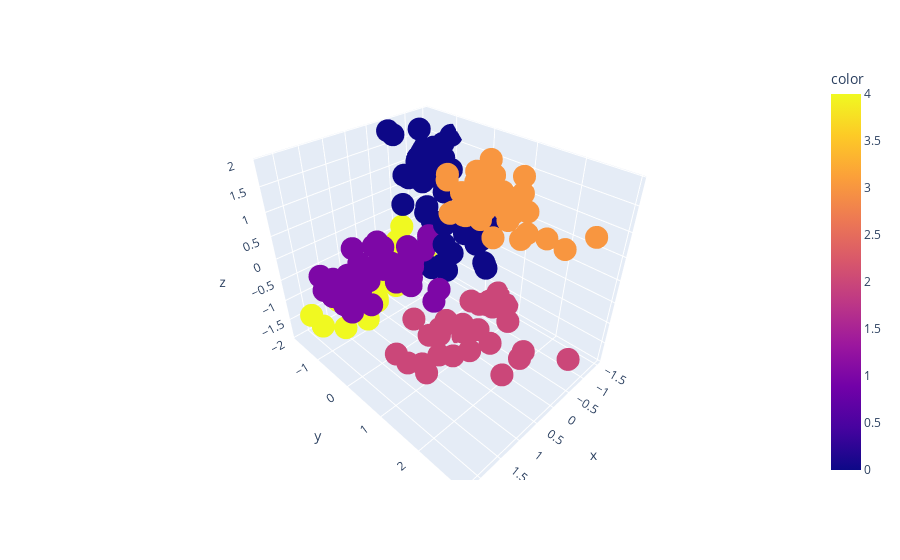

Write notebook code for a chart like this one.
### Code cell
## Without Gender 
plot_3d_clusters(HS_df_modified.values, run_hierarchical_clustering(HS_df_modified, 5, 'ward'))

### Figure 1 — Plotly figure (JSON) as saved in the notebook; plotly's stock layout.template omitted (floating-point values rounded to 4 significant figures; data arrays with more than 128 entries replaced by an {"elided": "..."} marker saying what was removed)
{"data": [{"hovertemplate": "x=%{x}<br>y=%{y}<br>z=%{z}<br>color=%{marker.color}<extra></extra>", "legendgroup": "", "marker": {"color": {"elided": "200 int values"}, "coloraxis": "coloraxis", "symbol": "circle"}, "mode": "markers", "name": "", "scene": "scene", "showlegend": false, "type": "scatter3d", "x": {"elided": "200 float values"}, "y": {"elided": "200 float values"}, "z": {"elided": "200 float values"}}], "layout": {"coloraxis": {"colorbar": {"title": {"text": "color"}}, "colorscale": [[0, "#0d0887"], [0.1111, "#46039f"], [0.2222, "#7201a8"], [0.3333, "#9c179e"], [0.4444, "#bd3786"], [0.5556, "#d8576b"], [0.6667, "#ed7953"], [0.7778, "#fb9f3a"], [0.8889, "#fdca26"], [1, "#f0f921"]]}, "legend": {"tracegroupgap": 0}, "margin": {"t": 60}, "scene": {"domain": {"x": [0, 1], "y": [0, 1]}, "xaxis": {"title": {"text": "x"}}, "yaxis": {"title": {"text": "y"}}, "zaxis": {"title": {"text": "z"}}}}}
